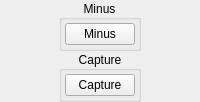
                  <widget class="QWidget" name="buttonMiscButtonsMinusScreenshot" native="true">
                   <layout class="QVBoxLayout" name="buttonMiscButtonsMinusScreenshotVerticalLayout">
                    <property name="spacing">
                     <number>0</number>
                    </property>
                    <property name="leftMargin">
                     <number>0</number>
                    </property>
                    <property name="topMargin">
                     <number>0</number>
                    </property>
                    <property name="rightMargin">
                     <number>0</number>
                    </property>
                    <property name="bottomMargin">
                     <number>0</number>
                    </property>
                    <item alignment="Qt::AlignHCenter">
                     <widget class="QGroupBox" name="buttonMiscButtonsMinusGroup">
                      <property name="title">
                       <string>Minus</string>
                      </property>
                      <property name="alignment">
                       <set>Qt::AlignCenter</set>
                      </property>
                      <layout class="QVBoxLayout" name="buttonMiscMinusVerticalLayout">
                       <property name="spacing">
                        <number>3</number>
                       </property>
                       <property name="leftMargin">
                        <number>3</number>
                       </property>
                       <property name="topMargin">
                        <number>3</number>
                       </property>
                       <property name="rightMargin">
                        <number>3</number>
                       </property>
                       <property name="bottomMargin">
                        <number>3</number>
                       </property>
                       <item>
                        <widget class="QPushButton" name="buttonMinus">
                         <property name="minimumSize">
                          <size>
                           <width>70</width>
                           <height>0</height>
                          </size>
                         </property>
                         <property name="maximumSize">
                          <size>
                           <width>68</width>
                           <height>16777215</height>
                          </size>
                         </property>
                         <property name="styleSheet">
                          <string notr="true">min-width: 68px;</string>
                         </property>
                         <property name="text">
                          <string>Minus</string>
                         </property>
                        </widget>
                       </item>
                      </layout>
                     </widget>
                    </item>
                    <item alignment="Qt::AlignHCenter">
                     <widget class="QGroupBox" name="buttonMiscButtonsScreenshotGroup">
                      <property name="title">
                       <string>Capture</string>
                      </property>
                      <property name="alignment">
                       <set>Qt::AlignCenter</set>
                      </property>
                      <layout class="QVBoxLayout" name="buttonMiscScrCapVerticalLayout">
                       <property name="spacing">
                        <number>3</number>
                       </property>
                       <property name="leftMargin">
                        <number>3</number>
                       </property>
                       <property name="topMargin">
                        <number>3</number>
                       </property>
                       <property name="rightMargin">
                        <number>3</number>
                       </property>
                       <property name="bottomMargin">
                        <number>3</number>
                       </property>
                       <item>
                        <widget class="QPushButton" name="buttonScreenshot">
                         <property name="minimumSize">
                          <size>
                           <width>70</width>
                           <height>0</height>
                          </size>
                         </property>
                         <property name="maximumSize">
                          <size>
                           <width>68</width>
                           <height>16777215</height>
                          </size>
                         </property>
                         <property name="styleSheet">
                          <string notr="true">min-width: 68px;</string>
                         </property>
                         <property name="text">
                          <string>Capture</string>
                         </property>
                        </widget>
                       </item>
                      </layout>
                     </widget>
                    </item>
                   </layout>
                  </widget>
